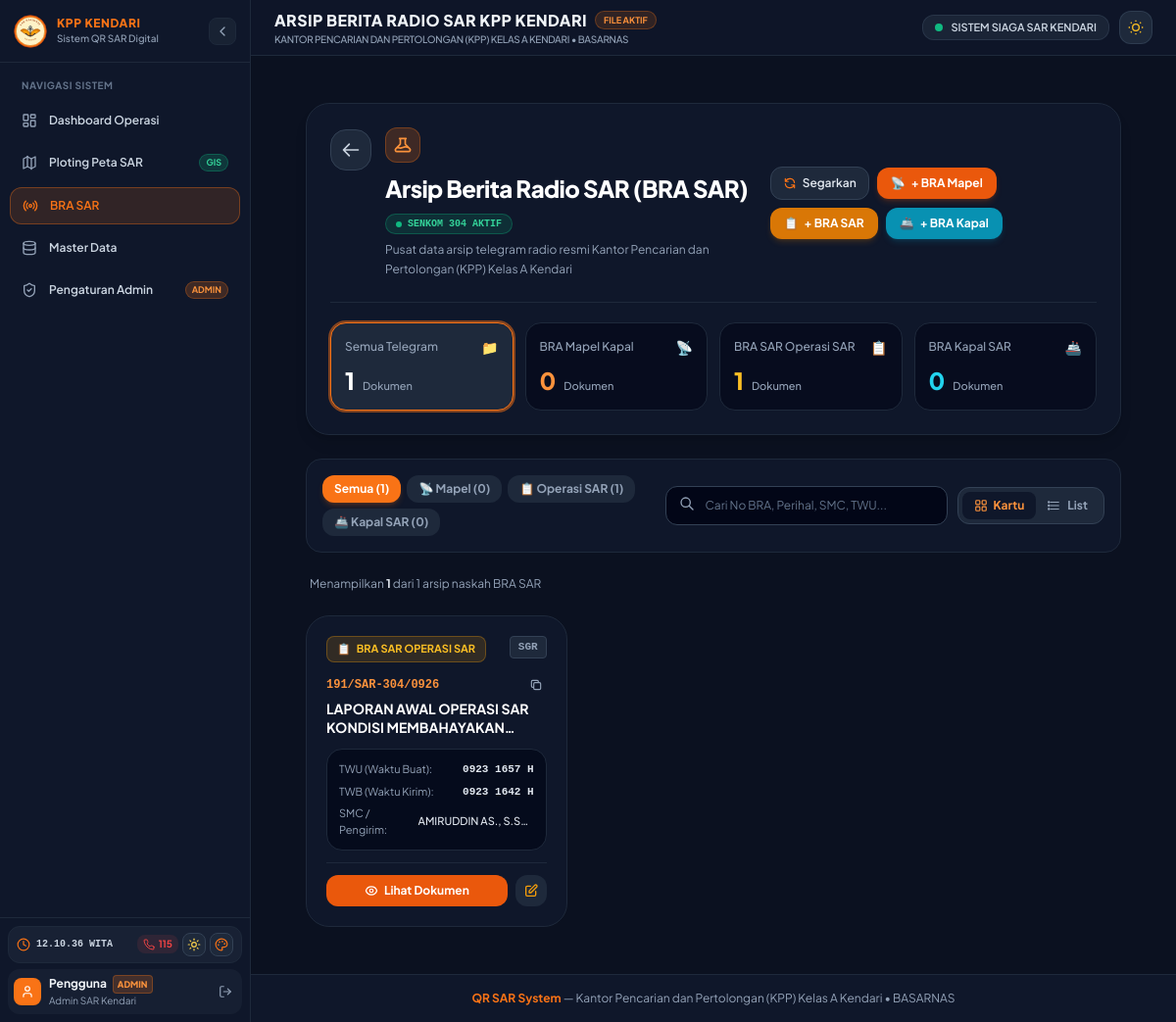
/bra.php (signed in), run on the app's committed database.
### tables this page shows
CREATE TABLE `BraSar` (
  `id_bra` int NOT NULL AUTO_INCREMENT,
  `kategori` varchar(191) NOT NULL,
  `no_bra` varchar(191) NOT NULL,
  `nomor_urut` int NOT NULL,
  `satker_kode` varchar(191) NOT NULL,
  `bulan_tahun` varchar(191) NOT NULL,
  `id_operasi` int DEFAULT NULL,
  `nama_operasi` varchar(191) DEFAULT NULL,
  `panggilan` varchar(191) DEFAULT NULL,
  `jenis` varchar(191) DEFAULT NULL,
  `nr_stn` varchar(191) DEFAULT NULL,
  `derajat` varchar(191) NOT NULL,
  `instruksi_penerusan` varchar(191) DEFAULT NULL,
  `dari` varchar(191) NOT NULL,
  `aksi` varchar(191) NOT NULL,
  `info` varchar(191) NOT NULL,
  `sifat` varchar(191) DEFAULT NULL,
  `menbra` varchar(191) DEFAULT NULL,
  `perihal` varchar(191) DEFAULT NULL,
  `tanggal_waktu` varchar(191) NOT NULL,
  `twu` varchar(191) NOT NULL,
  `twb` varchar(191) NOT NULL,
  `jumlah_kata` varchar(191) DEFAULT NULL,
  `pengirim` varchar(191) NOT NULL,
  `nama_smc` varchar(191) NOT NULL,
  `pangkat_smc` varchar(191) NOT NULL,
  `jabatan_smc` varchar(191) NOT NULL,
  `twt` varchar(191) DEFAULT NULL,
  `twk` varchar(191) DEFAULT NULL,
  `sistem` varchar(191) DEFAULT NULL,
  `paraf` varchar(191) DEFAULT NULL,
  `barcode_data` text,
  `logo_url` longtext,
  `created_at` varchar(191) NOT NULL,
  PRIMARY KEY (`id_bra`),
  UNIQUE KEY `idx_bra_no_bra` (`no_bra`),
  KEY `idx_bra_nomor_urut` (`nomor_urut`),
  KEY `idx_bra_operasi` (`id_operasi`)
);

### views/bra_list.php (the view, shortened to what the rows shown need)
<?php
$kategoriFilter = strtoupper($_GET['kategori'] ?? 'SEMUA');
$searchQuery = trim($_GET['q'] ?? '');
$katParam = ($kategoriFilter !== 'SEMUA') ? $kategoriFilter : null;
$braList = BraModel::getAll($katParam, $searchQuery !== '' ? $searchQuery : null, false);
?>
<div class="max-w-7xl mx-auto px-4 sm:px-6 lg:px-8 py-6 space-y-6">
  <div class="p-5 sm:p-6 rounded-3xl border shadow-lg transition-colors bg-white dark:bg-slate-900 border-slate-200 dark:border-slate-800">
    <div class="flex flex-col lg:flex-row lg:items-center justify-between gap-5">
      <div class="flex items-start gap-3.5">
        <div>
          <div class="flex flex-wrap items-center gap-2.5">
            <h1 class="text-xl sm:text-2xl font-black tracking-tight text-slate-900 dark:text-white">
              Arsip Berita Radio SAR (BRA SAR)
            </h1>
          </div>
        </div>
      </div>
    </div>
  </div>
  <?php if (empty($braList)): ?>
    <div class="p-12 text-center rounded-3xl border border-dashed border-slate-300 dark:border-slate-800 bg-white dark:bg-slate-900">
      <div class="w-16 h-16 mx-auto mb-4 rounded-2xl bg-orange-500/10 flex items-center justify-center text-orange-500 text-3xl">
        📡
      </div>
      <h3 class="text-base font-bold text-slate-900 dark:text-slate-100 mb-1">Tidak Ada Naskah BRA Ditemukan</h3>
      <p class="text-xs text-slate-500 dark:text-slate-400 max-w-sm mx-auto mb-5 leading-relaxed">
        <?= $searchQuery ? 'Tidak ada hasil untuk pencarian "' . htmlspecialchars($searchQuery) . '".' : 'Belum ada dokumen Berita Radio SAR yang tersimpan pada kategori ini.' ?>
      </p>
      <div class="flex items-center justify-center gap-2">
        <a href="<?= BASE_URL ?>/bra_form.php?kategori=<?= $kategoriFilter === 'SEMUA' ? 'MAPEL' : $kategoriFilter ?>" class="inline-flex items-center gap-2 px-5 py-2.5 text-xs font-bold text-white bg-orange-600 hover:bg-orange-500 rounded-xl shadow-md transition">
          + Buat Naskah BRA Baru
        </a>
      </div>
    </div>
  <?php else: ?>
    <div id="bra-container-cards" class="grid grid-cols-1 md:grid-cols-2 lg:grid-cols-3 gap-4">
      <?php foreach ($braList as $bra): ?>
        <?php
          $kategori = strtoupper($bra['kategori'] ?? 'MAPEL');
          $badgeClass = match($kategori) {
              'MAPEL' => 'bg-orange-500/15 text-orange-600 dark:text-orange-400 border-orange-500/30',
              'PERGERAKAN_KAPAL' => 'bg-cyan-500/15 text-cyan-600 dark:text-cyan-300 border-cyan-500/30',
              default => 'bg-amber-500/15 text-amber-600 dark:text-amber-400 border-amber-500/30',
          };
          $kategoriIcon = match($kategori) {
              'MAPEL' => '📡',
              'PERGERAKAN_KAPAL' => '🚢',
              default => '📋',
          };
          $kategoriLabel = match($kategori) {
              'MAPEL' => 'BRA MAPEL',
              'PERGERAKAN_KAPAL' => 'BRA KAPAL',
              default => 'BRA SAR OPERASI SAR',
          };
          $derajat = strtoupper($bra['derajat'] ?? 'SGR');
          $searchDataStr = strtolower(($bra['no_bra'] ?? '') . ' ' . ($bra['perihal'] ?? '') . ' ' . ($bra['nama_smc'] ?? '') . ' ' . ($bra['pengirim'] ?? '') . ' ' . ($bra['twu'] ?? '') . ' ' . ($bra['twb'] ?? '') . ' ' . ($bra['nama_operasi'] ?? ''));
        ?>
        <div class="bra-item-card p-5 rounded-3xl border transition-all flex flex-col justify-between group bg-white dark:bg-slate-900 border-slate-200 dark:border-slate-800 hover:border-orange-500/50 hover:shadow-lg" data-search="<?= htmlspecialchars($searchDataStr) ?>">
          <div>
            <div class="flex items-start justify-between gap-2 mb-3">
              <span class="inline-flex items-center gap-1.5 px-2.5 py-1 text-[11px] font-bold rounded-lg border <?= $badgeClass ?>">
                <span><?= $kategoriIcon ?></span>
                <span><?= $kategoriLabel ?></span>
              </span>
              <span class="text-[11px] font-mono font-bold px-2 py-0.5 rounded bg-slate-100 dark:bg-slate-800 text-slate-600 dark:text-slate-400 border border-slate-200 dark:border-slate-700">
                <?= htmlspecialchars($derajat) ?>
              </span>
            </div>
            <div class="mb-3">
              <div class="text-xs font-mono font-bold text-orange-600 dark:text-orange-400 mb-1 flex items-center justify-between">
                <span class="truncate"><?= htmlspecialchars($bra['no_bra'] ?? '') ?></span>
                <button type="button"
                        onclick="copyBraNo('<?= htmlspecialchars($bra['no_bra'] ?? '') ?>', this)"
                        title="Salin Nomor Dokumen"
                        class="p-1 rounded-lg text-slate-400 hover:text-slate-600 dark:hover:text-slate-200 hover:bg-slate-100 dark:hover:bg-slate-800 transition cursor-pointer shrink-0">
                  <svg class="w-3.5 h-3.5" fill="none" stroke="currentColor" viewBox="0 0 24 24"><path stroke-linecap="round" stroke-linejoin="round" stroke-width="2" d="M8 16H6a2 2 0 01-2-2V6a2 2 0 012-2h8a2 2 0 012 2v2m-6 12h8a2 2 0 002-2v-8a2 2 0 00-2-2h-8a2 2 0 00-2 2v8a2 2 0 002 2z"/></svg>
                </button>
              </div>
              <h3 class="text-sm font-bold text-slate-900 dark:text-white line-clamp-2 leading-snug group-hover:text-orange-600 dark:group-hover:text-orange-400 transition" title="<?= htmlspecialchars($bra['perihal'] ?? '') ?>">
                <?= htmlspecialchars($bra['perihal'] ?? 'Naskah Berita Radio SAR') ?>
              </h3>
            </div>
            <div class="space-y-1.5 text-[11px] text-slate-600 dark:text-slate-400 mb-3 bg-slate-50 dark:bg-slate-950/70 p-3 rounded-2xl border border-slate-100 dark:border-slate-800">
              <div class="flex items-center justify-between">
                <span>TWU (Waktu Buat):</span>
                <span class="font-mono font-bold text-slate-800 dark:text-slate-200"><?= htmlspecialchars($bra['twu'] ?? '-') ?></span>
              </div>
              <div class="flex items-center justify-between">
                <span>TWB (Waktu Kirim):</span>
                <span class="font-mono font-bold text-slate-800 dark:text-slate-200"><?= htmlspecialchars($bra['twb'] ?? '-') ?></span>
              </div>
              <div class="flex items-center justify-between">
                <span>SMC / Pengirim:</span>
                <span class="font-medium text-slate-800 dark:text-slate-200 truncate max-w-[170px]"><?= htmlspecialchars($bra['nama_smc'] ?? ($bra['pengirim'] ?? '-')) ?></span>
              </div>
            </div>
          </div>
          <div class="pt-3 border-t border-slate-100 dark:border-slate-800 flex items-center justify-between gap-2">
            <a href="<?= BASE_URL ?>/bra.php?view=<?= $bra['id_bra'] ?>"
               class="flex-1 inline-flex items-center justify-center gap-1.5 px-3 py-2 text-xs font-bold text-white bg-orange-600 hover:bg-orange-500 rounded-xl shadow-xs transition hover:scale-[1.02]">
              <span>Lihat Dokumen</span>
            </a>
            <a href="<?= BASE_URL ?>/bra_form.php?id=<?= $bra['id_bra'] ?>"
               class="p-2 text-slate-600 hover:text-slate-900 dark:text-slate-400 dark:hover:text-white bg-slate-100 dark:bg-slate-800 rounded-xl transition cursor-pointer"
               title="Koreksi / Edit Naskah">
              <svg class="w-4 h-4 text-amber-500" fill="none" stroke="currentColor" viewBox="0 0 24 24"><path stroke-linecap="round" stroke-linejoin="round" stroke-width="2" d="M11 5H6a2 2 0 00-2 2v11a2 2 0 002 2h11a2 2 0 002-2v-5m-1.414-9.414a2 2 0 112.828 2.828L11.828 15H9v-2.828l8.586-8.586z"/></svg>
            </a>
          </div>
        </div>
      <?php endforeach; ?>
    </div>
  <?php endif; ?>
</div>

### data on the page
brasar: kategori "📋", kategori "BRA SAR OPERASI SAR", derajat "SGR", no_bra "191/SAR-304/0926", perihal "LAPORAN AWAL OPERASI SAR KONDISI…", twu "0923 1657 H", twb "0923 1642 H", nama_smc "AMIRUDDIN AS., S.S…"

### other printed values
$currentUser['nama'] "Pengguna"
$currentUser['jabatan'] "Admin SAR Kendari"
$headerTitle "ARSIP BERITA RADIO SAR KPP KENDARI"
$headerSubtitle "KANTOR PENCARIAN DAN PERTOLONGAN (KPP) KELAS A KENDARI • BASARNAS"
$countAll "1"
$countMapel "0"
$countSarUmum "1"
$countKapal "0"
$totalFiltered "1"
